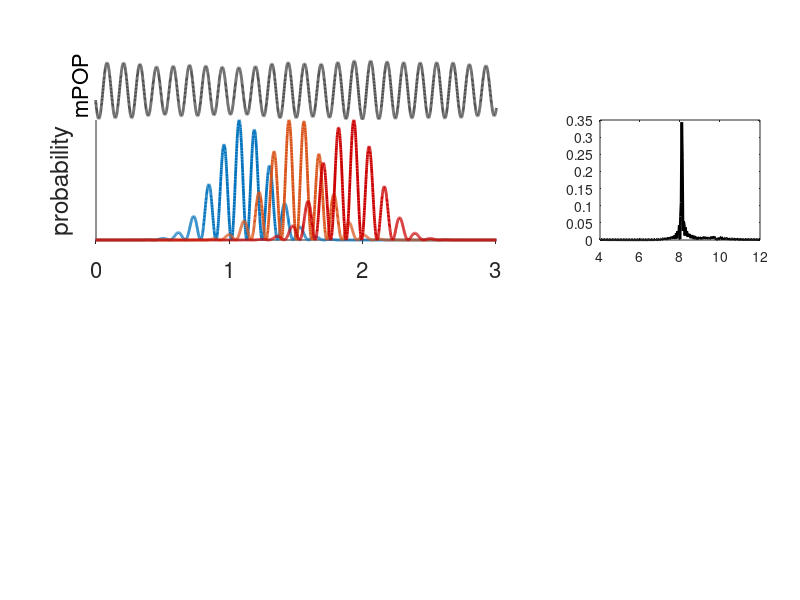
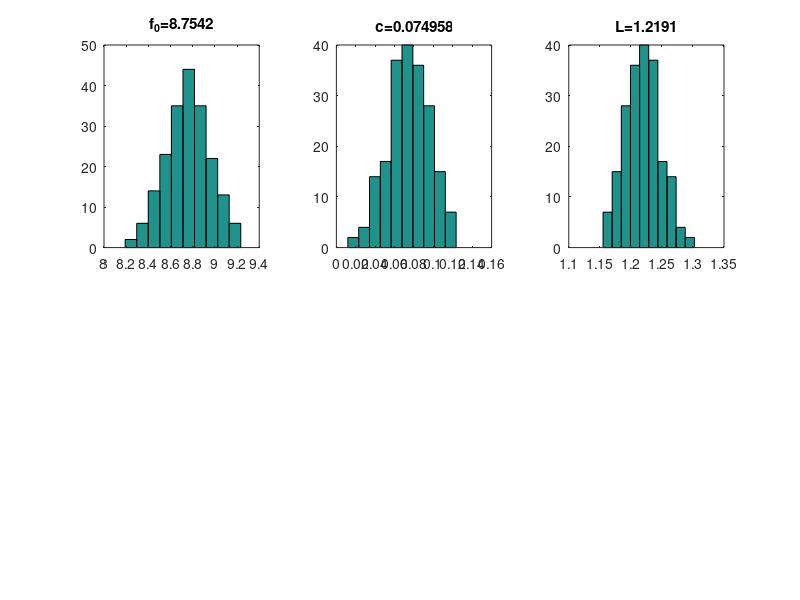

The MATLAB script that drew these images, in order: (Note: this script raises an error after producing the figures.)
function OscilModelExpl

NOPLOT = 0;
GoPrint = 1;

%%%%%%%%%%%%%%%%%%%%%%%%%%%%%%%%%%%%%%%%%%%%
%% MAZE
N=200;
%LF = 2*sqrt(-log(0.1));
LF = 3*sqrt(2);

XF = [8.75 7.8];               %% single neuron frequency
XS = [1.06 1.52]/LF;           %% place field size
YF = [8.09 7.32];              %% LFP frequency
XFF = [1.08 1.05];             %% relative unit frequency
XCm = [0.075 0.059];           %% measured compression factor

XC = 1./(XF.*XS*LF);           %% calculated compression factor  

YFc = XF.*(1-XCm);             %% calculated LFP frequency


figure(123);clf
set(gcf,'position',[1829         404         585         495])
LB = {'A' 'B'; 'C' 'D'};

figure(124);clf

for mm=[1 2]
  
  for m=1:1 % to average spectra
    
    f0 =  normrnd(XF(mm),0.2,N,1);    % [Hz]
    
    %% place field size 
    sig = 1./(XCm(mm)*f0*LF)*0.8;
    %sig = ones(N,1)*XS(mm);
        
    %% compression factor
    %cf = ones(size(f0))*XCm(mm);
    cf = 1-YFc(mm)./f0;
        
    %% for stats plot;
    mf0(:,m) = f0; 
    mcf(:,m) = cf;
    msig(:,m) = sig;
    
    %% time
    n=10;
    t=[0:0.001:N/n]'; %% 10 sec
    
    %% spect
    Fs = 1000;                    % Sampling frequency
    L = length(t);
    NFFT = 2^nextpow2(L); % Next power of 2 from length of y
    f = Fs/2*linspace(0,1,NFFT/2);
    
    %% matrices for calculation
    vt = repmat(t,1,N);
    vf0 = repmat(f0',length(t),1);
    vsig = repmat(sig',length(t),1);
    
    T = [1:N]/n;
    vT = repmat(T,length(t),1);
    tau = cf'.*T;
    vtau = repmat(tau,length(t),1);  
    
    y = (1+cos(2*pi*vf0.*(vt-vtau))).*exp(-(vt-vT).^2./vsig.^2)/n;

    Y = fft(sum(y,2),NFFT)/L;
    YY(:,m) = 2*abs(Y(1:NFFT/2));
  end
  
  %%%%%%%%%%%%%%%%%%%%%%%%%%%%%%%%%%%%%%%%%%%%
  %% Parameter Figure
  figure(124)
  subplot(2,3,1+(mm-1)*3)
  hist(mf0)
  dfg = mean(mf0);
  title(['f_0=' num2str(dfg)])
  
  subplot(2,3,2+(mm-1)*3)
  hist(mcf)
  dfg = mean(mcf);
  title(['c=' num2str(dfg)])

  subplot(2,3,3+(mm-1)*3)
  hist(msig*LF)
  dfg = mean(msig*LF);
  title(['L=' num2str(dfg)])

  
  %%%%%%%%%%%%%%%%%%%%%%%%%%%%%%%%%%%%%%%%%%%%
  %% Example Figure

  %% example neurons
  cl = [23:2:27]*2;
  
  %% plot position
  ypos = (mm-1)*0.37;

  figure(123);
  subplot('position',[0.12 0.8-ypos 0.5 0.1])
  yy = sum(y,2);
  gg = find(t>=3 & t<=8);
  plot(t(gg),yy(gg),'color',[1 1 1]*0.3,'LineStyle','-','LineWidth',2)
  ylabel('rate','FontSize',16)
  axis tight
  xlim([3.5 6.5])
  axis off
  set(gca,'TickDir','out','FontSize',16,'XTick',[3.5:6.5],'XTickLabel',[0:3],'YTick',[])
  box off
  text(3.37,0.15,'mPOP','FontSize',16,'rotation',90)
  
  subplot('position',[0.12 0.6-ypos 0.5 0.2])
  hold on
  %% 
  cc = colormap('lines');
  l = 1:3;
  k=3; %l = round(linspace(1,64,k));
  for n=1:k
    p=plot(t,y(:,cl(n))/max(y(:,cl(n))),'LineWidth',2,'Color',cc(l(n),:));
  end
  set(p,'color',[0.8 0 0])
  yy = sum(y,2);
  %plot(t,[yy/max(yy)],'color',[1 1 1]*0.2,'LineStyle','--','LineWidth',2)
  ylabel('probability','FontSize',16)
  if mm==2
    xlabel('time [sec]','FontSize',16)
  end
  xlim([3.5 6.5])
  set(gca,'TickDir','out','FontSize',16,'XTick',[3.5:6.5],'XTickLabel',[0:3],'YTick',[])
  box off
  
  subplot('position',[0.75 0.6-ypos 0.2 0.2])
  % Plot single-sided amplitude spectrum.
  gf = find(f>4 & f<=12);
  plot(f(gf),mean(YY(gf,:),2),'k','LineWidth',2) 
  [mx mt] = MaxPeak(f',mean(YY,2),[4 12],3);
  mt
  axis tight
  xlim([6 10])
  %Lines(mt);
  Lines(XF(mm),[],'r','--');
  Lines(YF(mm),[],'k','--');
  ylabel('power','FontSize',16)
  if mm==2
    xlabel('frequency [Hz]','FontSize',16)
  end
  set(gca,'TickDir','out','FontSize',16)
  box off
  hold on
  %
  subplot('position',[0.75 0.8-ypos 0.2 0.1])
  bin = [6:0.1:10];
  h=histcI(f0,bin);
  bar(bin(1:end-1)+mean(diff(bin))/2,h);
  axis tight
  Lines(XF(mm),[],'r','--');  
  Lines(YF(mm),[],'k','--');
  axis tight
  xlim([6 10])
  axis off
  box off

  a = get(gca,'YLim');
  
  text(-8.3,a(2)-diff(a)*0.1,LB(mm,1),'FontSize',16)
  text(3.9,a(2)-diff(a)*0.1,LB(mm,2),'FontSize',16)
  
end
  
  
PrintFig(['OscilModelExpl.crt' num2str(mm)],GoPrint)
  
return
%%%%%%%%%%%%%%%%%%%%%%%%%%%%%%%%%%%%%%%%%%%%
%%%%%%%%%%%%%%%%%%%%%%%%%%%%%%%%%%%%%%%%%%%%
%%%%%%%%%%%%%%%%%%%%%%%%%%%%%%%%%%%%%%%%%%%%
%%%%%%%%%%%%%%%%%%%%%%%%%%%%%%%%%%%%%%%%%%%%
%%%%%%%%%%%%%%%%%%%%%%%%%%%%%%%%%%%%%%%%%%%%
%%%%%%%%%%%%%%%%%%%%%%%%%%%%%%%%%%%%%%%%%%%%
%%%%%%%%%%%%%%%%%%%%%%%%%%%%%%%%%%%%%%%%%%%%
%%%%%%%%%%%%%%%%%%%%%%%%%%%%%%%%%%%%%%%%%%%%
%%%%%%%%%%%%%%%%%%%%%%%%%%%%%%%%%%%%%%%%%%%%
%%%%%%%%%%%%%%%%%%%%%%%%%%%%%%%%%%%%%%%%%%%%

